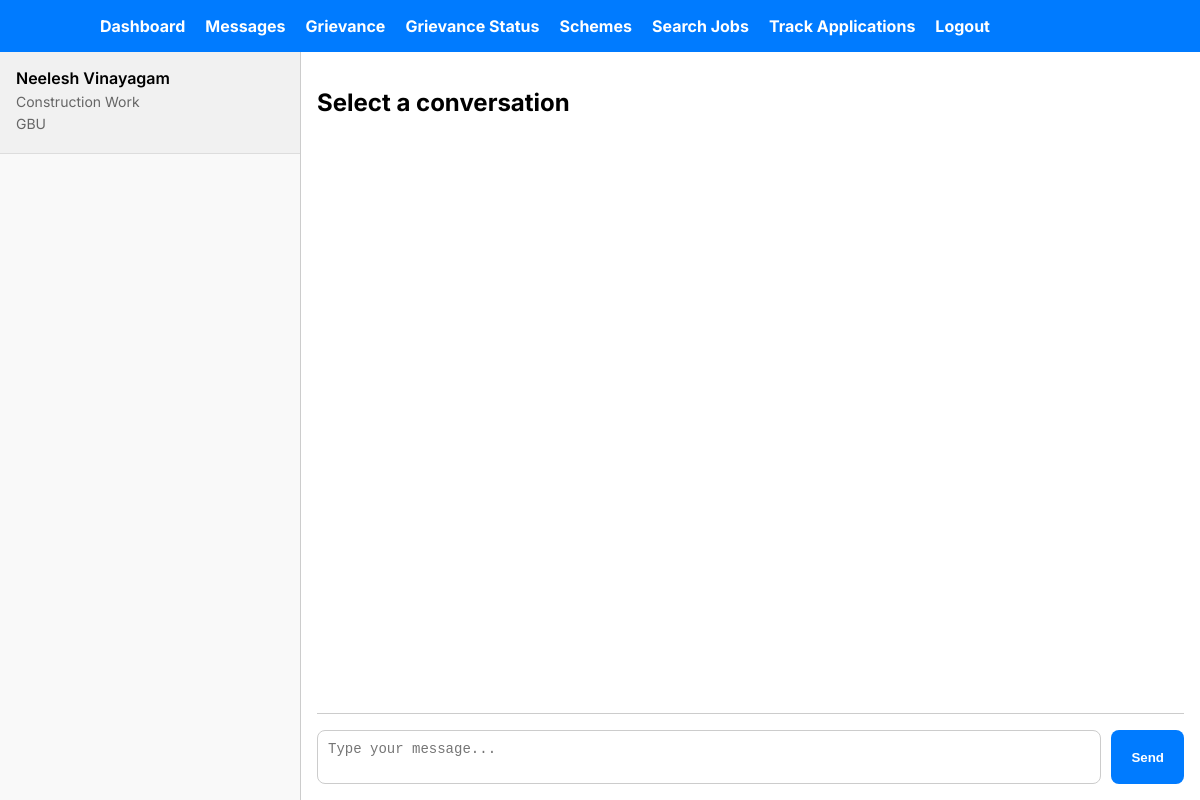
Page /messages (signed in) on the committed database.
### tables this page shows
CREATE TABLE messages (
    id INTEGER PRIMARY KEY AUTOINCREMENT,
    laborer_id INTEGER NOT NULL,
    employer_id INTEGER NOT NULL,
    message TEXT NOT NULL,
    conversation_id TEXT,
    sender_type TEXT NOT NULL CHECK(sender_type IN ('laborer', 'employer')),
    timestamp TIMESTAMP DEFAULT CURRENT_TIMESTAMP,
    application_id INTEGER,
    job_id INTEGER,
    FOREIGN KEY (laborer_id) REFERENCES laborers(id) ON DELETE CASCADE,
    FOREIGN KEY (employer_id) REFERENCES employers(id) ON DELETE CASCADE,
    FOREIGN KEY (application_id) REFERENCES job_applications(id) ON DELETE CASCADE,
    FOREIGN KEY (job_id) REFERENCES jobs(id) ON DELETE CASCADE,
    CHECK (
        (application_id IS NOT NULL AND job_id IS NULL) OR 
        (application_id IS NULL AND job_id IS NOT NULL)
    )
);

CREATE TABLE employers (
            id INTEGER PRIMARY KEY AUTOINCREMENT,
            name TEXT NOT NULL,
            phone TEXT UNIQUE NOT NULL,
            language TEXT NOT NULL,
            aadhar TEXT NOT NULL,
            dob TEXT NOT NULL,
            sex TEXT NOT NULL,
            address TEXT NOT NULL,
            abilities_required TEXT,
            company_id INTEGER,
            password TEXT NOT NULL, email TEXT, uuid integer, license text, verified boolean default false,
            FOREIGN KEY (company_id) REFERENCES company(id) ON DELETE CASCADE
        );

CREATE TABLE jobs(
            id INTEGER PRIMARY KEY AUTOINCREMENT,
            company_id INTEGER NOT NULL,
            job_title TEXT NOT NULL,
            location TEXT NOT NULL,
            work_start TIME NOT NULL,       
            work_end TIME NOT NULL,         
            duration_start DATE NOT NULL,   
            duration_end DATE NOT NULL,     
            description TEXT NOT NULL,
            salary INTEGER NOT NULL, posted_by INTEGER NOT NULL DEFAULT 1,
            FOREIGN KEY (company_id) REFERENCES company(id) ON DELETE CASCADE
        );

CREATE TABLE company (
            id INTEGER PRIMARY KEY AUTOINCREMENT,
            name TEXT NOT NULL,
            reg_id TEXT UNIQUE NOT NULL,  -- Company Registration ID
            address TEXT NOT NULL
        );

### app.py (the view, shortened to what this page needs)
@app.route('/messages', methods=['GET'])
def view_messages():
    if 'user_id' not in session:
        flash("You need to be logged in to view messages.", "error")
        return redirect(url_for('login'))
    user_id = session['user_id']
    user_type = session['user_role']  # Determine if laborer or employer
    db = get_db()
    cursor = db.cursor()
    if user_type == "laborer":
        cursor.execute('''
        SELECT m.conversation_id, m.laborer_id, m.employer_id, e.name AS employer_name,
               m.message, m.timestamp, m.sender_type, m.job_id, m.application_id,
               j.job_title, c.name AS company_name
        FROM messages m
        JOIN employers e ON m.employer_id = e.id
        LEFT JOIN jobs j ON m.job_id = j.id  -- Join jobs table to get job title
        LEFT JOIN company c ON j.company_id = c.id  -- Join company table to get employer company name
        WHERE m.laborer_id = ?
        ORDER BY m.timestamp DESC
        ''', (user_id,))
    messages = cursor.fetchall()
    conversations = {}
    for msg in messages:
        conversation_id = msg["conversation_id"]
        if conversation_id not in conversations:
            job_id = msg["job_id"]
            application_id = msg["application_id"]
            if user_type == "laborer" and not application_id and job_id:
                cursor.execute('''
                    SELECT id FROM job_applications
                    WHERE laborer_id = ? AND job_id = ?
                ''', (user_id, job_id))
                application = cursor.fetchone()
                if application:
                    application_id = application["id"]
            if job_id:
                cursor.execute('''
                    SELECT j.job_title, c.name AS company_name
                    FROM jobs j
                    JOIN company c ON j.company_id = c.id
                    WHERE j.id = ?
                ''', (job_id,))
                job_details = cursor.fetchone()
                job_title = job_details["job_title"] if job_details else "N/A"
                company_name = job_details["company_name"] if job_details else "N/A"
            participants = msg["employer_name"] if user_type == "laborer" else msg["laborer_name"]
            conversations[conversation_id] = {
                "participants": participants,
                "messages": [],
                "job_id": job_id,
                "application_id": application_id,
                "job_title": job_title,
                "company_name": company_name
            }
        conversations[conversation_id]["messages"].append(dict(msg))
    return render_template('messages.html', conversations=conversations, user_type=user_type)

### app.py (called while the page is built)
def get_db():
    db = getattr(g, '_database', None)
    if db is None:
        db = g._database = sqlite3.connect(DATABASE)
        db.row_factory = sqlite3.Row
    return db

@app.teardown_appcontext
def close_connection(exception):
    db = getattr(g, '_database', None)
    if db is not None:
        db.close()

### templates/messages.html (shortened to what this page needs)
<!DOCTYPE html>
<html lang="en">
<head>
</head>
<body>
    <nav class="navbar">
        <div class="navbar-container">
            <ul class="nav-links" id="nav-links">
                <li><a href="{{ url_for('dashboard') }}">Dashboard</a></li>
                <li><a href="{{ url_for('view_messages') }}">Messages</a></li>
                {% if session.user_role == 'laborer' %}
                <li><a href="{{ url_for('grievance') }}">Grievance</a></li>
                <li><a href="{{ url_for('view_grievance_status') }}">Grievance Status</a></li>
                <li><a href="{{ url_for('schemes') }}">Schemes</a></li>
                <li><a href="{{ url_for('search_jobs') }}">Search Jobs</a></li>
                <li><a href="{{ url_for('track_applications') }}">Track Applications</a></li>
                {% else %}
                <li><a href="{{ url_for('offer_job') }}">Offer Job</a></li>
                <li><a href="{{ url_for('view_applications') }}">View Applications</a></li>
                {% endif %}
                <li><a href="{{ url_for('logout') }}">Logout</a></li>
            </ul>
        </div>
    </nav>
    <div class="chat-container">
        <div class="sidebar">
            {% for conversation_id, convo in conversations.items() %}
            <div class="conversation-header" onclick="loadConversation('{{ conversation_id }}')">
                <h2>{{ convo.participants }}</h2>
                <p>{{ convo.job_title }}</p>
                <p>{{ convo.company_name }}</p>
            </div>
            {% endfor %}
        </div>
        <div class="chat-box" id="chat-box">
            <h2>Select a conversation</h2>
            <div class="message-box" id="message-box"></div>
            <form onsubmit="sendMessage(event)" id="input-area" class="message-input" data-conversation-id="">
                <textarea id="msg-input" placeholder="Type your message..." required></textarea>
                <button type="submit">Send</button>
            </form>
        </div>
    </div>
</body>
</html>

### templates/messages.html (style rules this page uses)
body { font-family: 'Inter', sans-serif; margin: 0; padding: 0; background-color: #f0f2f5; height: 100vh; display: flex; flex-direction: column; }
.navbar { background-color: #007bff; padding: 1rem; color: white; }
.navbar-container { display: flex; justify-content: space-between; align-items: center; flex-wrap: wrap; max-width: 1000px; margin: auto; }
.nav-links { display: flex; list-style: none; padding: 0; margin: 0; gap: 20px; }
.nav-links li a { color: white; text-decoration: none; font-weight: bold; }
.chat-container { display: flex; flex: 1; height: calc(100vh - 80px); background: #fff; }
.sidebar { width: 300px; border-right: 1px solid #ccc; overflow-y: auto; background-color: #f9f9f9; }
.conversation-header { padding: 1rem; border-bottom: 1px solid #ddd; cursor: pointer; background-color: #f1f1f1; transition: background 0.2s; }
.conversation-header h2 { margin: 0; font-size: 16px; font-weight: 600; }
.conversation-header p { margin: 5px 0; font-size: 14px; color: #666; }
.chat-box { flex: 1; display: flex; flex-direction: column; padding: 1rem; }
.message-box { flex: 1; overflow-y: auto; padding-right: 1rem; margin-bottom: 1rem; }
.message-input { display: flex; gap: 10px; border-top: 1px solid #ccc; padding-top: 1rem; }
.message-input textarea { flex: 1; padding: 10px; border-radius: 8px; border: 1px solid #ccc; resize: none; font-size: 14px; }
.message-input button { padding: 10px 20px; border-radius: 8px; background-color: #007bff; color: white; border: none; font-weight: 600; cursor: pointer; }

### rows in the picture
messages: participants "Neelesh Vinayagam", job_title "Construction Work", company_name "GBU"
